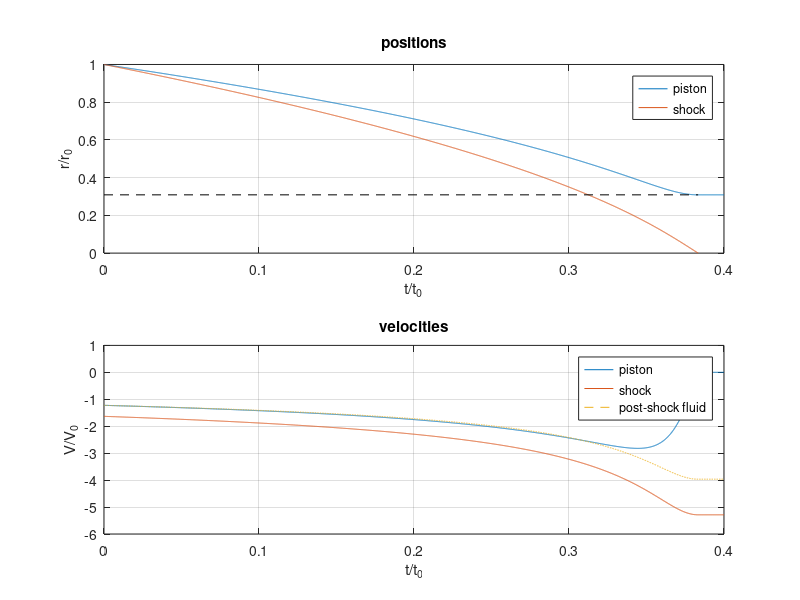
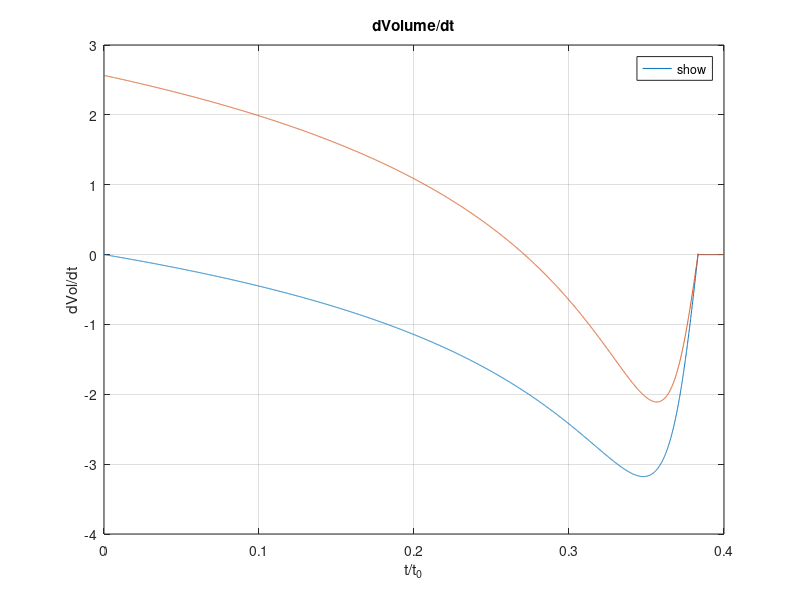

Here is the MATLAB script that generated these plots, in order:
%%%%%%%%%%%%%%%%%%%%%%%%%%%%%%%%%%%%%%%%%%%%%%%%%%%%%%%%%%%%%%%%%%%%%%%%%%%
%%%
%%%   1D dpf slug solution from potter 1978
%%%
%%%%%%%%%%%%%%%%%%%%%%%%%%%%%%%%%%%%%%%%%%%%%%%%%%%%%%%%%%%%%%%%%%%%%%%%%%%
clear all;

gamma = 5/3;

dt = 0.0001;
tmax = 0.4;
t = 0:dt:tmax;

Vs = zeros(size(t));   % shock speed
Vp = zeros(size(t));   % piston speed
rs = zeros(size(t));   % shock radius
rp = zeros(size(t));   % piston radius


%%%   set initial condition
%
rs(1) = 1;
rp(1) = 1;
Vs(1) = -sqrt(1+gamma)/rp(1);


%%%   march in time until rs=0
%
for i=2:length(t)
   
    %%%   predictor stage
    %
    thisdt = dt/2;
    
    drs = Vs(i-1)*thisdt;
    factp = (gamma-1)/gamma + rs(i-1)^2/rp(i-1)^2/gamma;
    facts = 2/(gamma+1)*rs(i-1)/rp(i-1);
    drp = facts/factp*drs;
    
    rs_half = rs(i-1) + drs;
    rp_half = rp(i-1) + drp;
    Vs_half = -sqrt(1+gamma)/rp_half;
    
    %%%   corrector stage
    %
    thisdt = dt;
    drs = Vs_half*dt;
    factp = (gamma-1)/gamma + rs_half^2/rp_half^2/gamma;
    facts = 2/(gamma+1)*rs_half/rp_half;
    drp = facts/factp*drs;
    
    rs(i) = rs(i-1) + drs;
    rp(i) = rp(i-1) + drp;
    Vs(i) = -sqrt(1+gamma)/rp(i);
    
    if(rs(i)<=0)
        rs(i+1:end) = zeros;
        rp(i+1:end) = rp(i);
        Vs(i+1:end) = Vs(i);
        itmax = i;
        break;
    end

end
x = rs./rp;
factp = (gamma-1)/gamma + x.^2/gamma;
facts = 2/(gamma+1)*rs./rp;
Vp = facts./factp.*Vs; % piston velocity
Vfs = 2/(gamma+1)*Vs; % post-shock fluid velocity


%%%   set analytical solution for rp from Eq. 12
%
rp_soln = (gamma./(gamma+1-x.^2)).^(gamma/(gamma-1));
ap = (gamma/(gamma+1))^(gamma/(gamma-1)); % final piston radius


%%%   plot piston and shock radius
%
close(figure(1));
f1=figure(1); set(f1,'position',[850 11 560 780]);

subplot(2,1,1);
plot(t,rp,t(1:itmax),rs(1:itmax)); title('positions');
hold on; line([t(1) t(itmax)],[ap ap],'linestyle','--','color','black');
xlabel('t/t_0'); ylabel('r/r_0');
lg1=legend('piston','shock'); set(lg1,'location','best');
grid on; axis([t(1) t(end) 0 1]);


subplot(2,1,2);
plot(t,Vp,t,Vs); title('velocities');
hold on; plot(t,Vfs,'linestyle','--');
xlabel('t/t_0'); ylabel('V/V_0');
lg1=legend('piston','shock','post-shock fluid'); set(lg1,'location','best');
grid on; %axis([t(1) t(end) 0 1]);


%%%%%%%%%%%%%%%%%%%%%%%%%%%%%%%%%%%%%%%%%%%%%%%%%%%%%%%%%%%%%%%%%%%%%%%%%%%
%%%
%%%   calculate stuff from expressions used by Potter
%%% 


%%%   calculate volume and pressure
%
Volume = pi*(rp.^2-rs.^2);
Pressure = 2/(gamma+1)*Vs.^2;


%%%   calculate dVol/dt used by Potter where post shock fluid speed
%%%   is used for shock front location
%
dVol_dt_potter = 2*pi*(rp.*Vp - rs.*Vfs); 
dVol_dt_actual = 2*pi*(rp.*Vp - rs.*Vs); 


f3=figure(3); 
plot(t,dVol_dt_potter,'displayName','adiabatic (potter)');
hold on; plot(t,dVol_dt_actual,'displayName','total');
title('dVolume/dt'); xlabel('t/t_0'); ylabel('dVol/dt');
grid on;
lg3=legend('show','location','best');



    